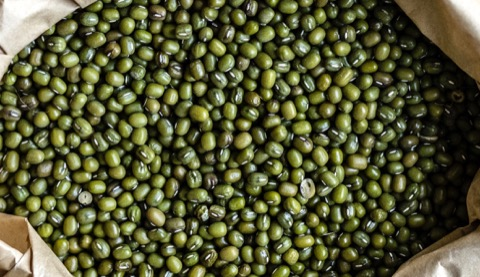
#> input picture task2/images/count1.jpg, 480 x 277 px
$ python -i image_processor.py   (imports and definitions only)   (older library calls are emulated)
#> lines starting #> are read from the running program, lines starting #| are printed output that depends on the picture; after the words box and inside, x2 and y2 are one past the last pixel; in counts of white or black regions, pixels touching at a corner belong together
### task2/light_utils.py
from __future__ import print_function
import numpy as np


def reset_light(image, alpha, beta):
    new_image = np.zeros(image.shape, image.dtype)

    # Do the operation new_image(i,j) = alpha*image(i,j) + beta
    # Instead of these 'for' loops we could have used simply:
    # new_image = cv.convertScaleAbs(image, alpha=alpha, beta=beta)
    # but we wanted to show you how to access the pixels :)

    for y in range(image.shape[0]):
        for x in range(image.shape[1]):
            for c in range(image.shape[2]):
                new_image[y, x, c] = np.clip(alpha * image[y, x, c] + beta, 0, 255)

    return new_image

### task2/image_processor.py
import cv2
import numpy as np
import imutils
from task2.light_utils import reset_light
from skimage.feature import peak_local_max
from skimage.morphology import watershed
from scipy import ndimage


# [41 lines left out: functions check_rectangle, tilted_threshold, cv2clahe, not called in this run]


def crop_by_mask(img, mask2):
    img = img * mask2[:, :, np.newaxis]
    return img


# [12 lines left out: function get_grab_mask, not called in this run]


def get_mask(img, threshold):
    if isinstance(threshold, list):
        img2 = tilted_threshold(img, threshold)
    else:
        img2 = cv2.threshold(img, threshold, 255, cv2.THRESH_BINARY)[1]

    img = cv2.bitwise_not(img2)
    # after = cv2.fastNlMeansDenoising(img, None, 3, 7, 64)

    kernel = np.array([[0, 1, 0],
                       [1, 1, 1],
                       [0, 1, 0]], np.uint8)
    # image1 = cv2.dilate(img, kernel, iterations=1)
    image2 = cv2.erode(img, kernel, iterations=1)

    after = cv2.bitwise_not(image2)
    # subplot(img2, after)

    kernel = np.ones((3, 3), np.uint8)
    img2 = cv2.dilate(img2, kernel, iterations=1)

    return img2


# [33 lines left out: functions get_mask_2, get_mask_3, get_mask_4, not called in this run]


def find_contours(img, thresh):
    # find contours in the thresholded image
    cnts = cv2.findContours(thresh.copy(), cv2.RETR_EXTERNAL, cv2.CHAIN_APPROX_SIMPLE)
    cnts = imutils.grab_contours(cnts)
    print("[INFO] {} unique contours found".format(len(cnts)))

    image = img.copy()

    # loop over the contours
    for (i, c) in enumerate(cnts):
        # draw the contour
        ((x, y), _) = cv2.minEnclosingCircle(c)
        cv2.putText(image, "#{}".format(i + 1), (int(x) - 10, int(y)),
                    cv2.FONT_HERSHEY_SIMPLEX, 0.6, (0, 0, 255), 1)
        cv2.drawContours(image, [c], -1, (0, 255, 0), 1)

    return len(cnts), image


def analyse_connections(D, thresh):
    localMax = peak_local_max(D, indices=False, min_distance=20,
                              labels=thresh)

    # perform a connected component analysis on the local peaks,
    # using 8-connectivity, then appy the Watershed algorithm
    markers = ndimage.label(localMax, structure=np.ones((3, 3)))[0]
    labels = watershed(-D, markers, mask=thresh)
    res = len(np.unique(labels)) - 1
    print("[INFO] {} unique segments found".format(res))

    label_hue = np.uint8(179 * labels / np.max(labels))
    blank_ch = 255 * np.ones_like(label_hue)
    labeled_img = cv2.merge([label_hue, blank_ch, blank_ch])

    # cvt to BGR for display
    labeled_img = cv2.cvtColor(labeled_img, cv2.COLOR_HSV2BGR)

    # set bg label to black
    labeled_img[label_hue == 0] = 0

    return labels, labeled_img, res


def distance_transform(thresh):
    img2 = ndimage.distance_transform_edt(thresh)
    return img2


# [8 lines left out: function subplot, not called in this run]


def draw_labels(img, mask, labels):
    # loop over the unique labels returned by the Watershed
    # algorithm
    image = img

    for label in np.unique(labels):
        # if the label is zero, we are examining the 'background'
        # so simply ignore it
        if label == 0:
            continue

        # otherwise, allocate memory for the label region and draw
        # it on the mask
        mask = np.zeros(mask.shape, dtype="uint8")
        mask[labels == label] = 255
        # cv2_imshow(mask)#[labels == label] = 255
        # detect contours in the mask and grab the largest one
        cnts = cv2.findContours(mask.copy(), cv2.RETR_EXTERNAL,
                                cv2.CHAIN_APPROX_SIMPLE)
        cnts = imutils.grab_contours(cnts)
        c = max(cnts, key=cv2.contourArea)

        # draw a circle enclosing the object
        ((x, y), r) = cv2.minEnclosingCircle(c)
        cv2.circle(image, (int(x), int(y)), int(r), (0, 255, 0), 2)
        cv2.putText(image, "#{}".format(label), (int(x) - 10, int(y)),
                    cv2.FONT_HERSHEY_SIMPLEX, 0.6, (0, 0, 255), 2)

    return image


def preprocess(img, contrast, brightness):
    img = reset_light(img, contrast, brightness)
    img = cv2.cvtColor(img, cv2.COLOR_BGR2GRAY)
    return img


def open_img_1(path):
    img = cv2.imread(path)
    return img


# [15 lines left out: functions open_img_2, extraction_function_1, not called in this run]


def extraction_function_2(img):
    img2 = preprocess(img, 2, 32)
    mask = get_mask(img2, threshold=60)
    cnts, img2 = find_contours(img, mask)
    img2 = distance_transform(mask)
    labels, colorful, cnts = analyse_connections(img2, mask)
    img = draw_labels(img, mask, labels)

    return img, cnts


# [149 lines left out: functions extraction_function_3, extraction_function_4, extraction_function_5, extraction_function_6, extraction_function_7, extraction_function_9 and 2 more, not called in this run]


extraction_functions = [extraction_function_1, extraction_function_2, extraction_function_3, extraction_function_4,
                        extraction_function_5, extraction_function_6, extraction_function_7, extraction_function_1,
                        extraction_function_9, extraction_function_10, extraction_function_11]

loading_functions = [open_img_1, open_img_2, open_img_1, open_img_1, open_img_1, open_img_1,
                     open_img_1, open_img_1, open_img_1, open_img_1, open_img_1]

>>> import cv2
>>> picture = cv2.imread('images/count1.jpg')
#> picture is the input picture: shape (277, 480, 3); mean B, G, R 52, 85.5, 84.4
>>> result = extraction_function_2(picture)
#> after the loop in reset_light, `for y in range(image.shape[0]):`:
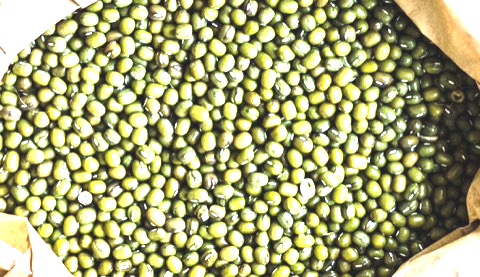
#> new_image: shape (277, 480, 3); mean B, G, R 119.7, 168.2, 168.2
#> in get_mask, `img2 = cv2.threshold(img, threshold, 255, cv2.THRESH_BINARY)[1]`: img2: shape (277, 480); 83.8% white; 551 black regions (343 under 20 px), largest, box (x1, y1, x2, y2) and area: (347, 0, 480, 277) 8239, (248, 100, 274, 150) 275, (330, 223, 347, 277) 222
#> in get_mask, `image2 = cv2.erode(img, kernel, iterations=1)`: image2: shape (277, 480); 7% white; 490 white regions (429 under 20 px), largest, box (x1, y1, x2, y2) and area: (366, 0, 480, 247) 5120, (364, 244, 388, 277) 153, (253, 111, 268, 127) 68
#> in get_mask, `img2 = cv2.dilate(img2, kernel, iterations=1)`:
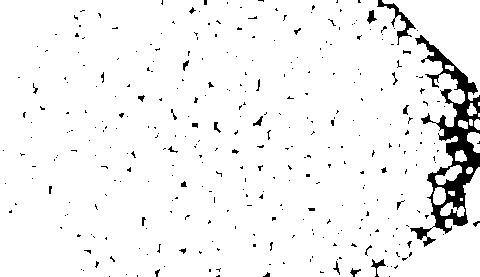
#> img2: shape (277, 480); 95.1% white; 337 black regions (307 under 20 px)
#> in find_contours, `cnts = cv2.findContours(thresh.copy(), cv2.RETR_EXTERNAL, cv2.CHAIN_AP..`: cnts = 16 contours, 4 with area under 20; largest, box (x1, y1, x2, y2) and area: (0, 0, 480, 277) 126130, (435, 165, 462, 185) 236, (440, 202, 465, 217) 172, (433, 187, 446, 205) 172, (467, 132, 480, 153) 158
#| [INFO] 16 unique contours found
#> the loop in find_contours, `for (i, c) in enumerate(cnts):` made 16 passes
#> (x, y) on passes 1, 3, 4, 5, 6, 7, 8, 9, 10, 11, 13, 15: (452, 211.5), (451, 193), (438, 195.5), (469, 170), (448.5, 174.5), (460.5, 156.1), (473.9, 142.3), (462.5, 124.5), (477.5, 124), (470.5, 122), (471.1, 109.1), (449, 67.5)
#> (c, x, y) on passes 2, 12, 14: ([[460, 198], [460, 200], [462, 200], [462, 198]], 461, 199), ([[478, 113], [478, 116], [479, 116], [479, 113]], 478.5, 114.5), ([[478, 102], [478, 105], [479, 105], [479, 102]], 478.5, 103.5)
#> after the loop in find_contours, `for (i, c) in enumerate(cnts):`:
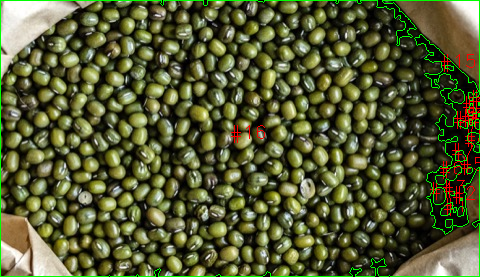
#> image: shape (277, 480, 3); 2.91% of pixels changed, all inside (x1, y1, x2, y2) = (0, 0, 480, 277)
#> in extraction_function_2, `cnts, img2 = find_contours(img, mask)`: cnts = 16
#> in analyse_connections, `localMax = peak_local_max(D, indices=False, min_distance=20, labels=th..`: localMax: shape (277, 480) bool; 0.04% white in thin lines or dots, all inside (x1, y1, x2, y2) = (20, 20, 460, 257)
#> in analyse_connections, `markers = ndimage.label(localMax, structure=np.ones((3, 3)))[0]`: markers: shape (277, 480) int32; 50 distinct labels, from 0 to 49
#> in analyse_connections, `labels = watershed(-D, markers, mask=thresh)`:
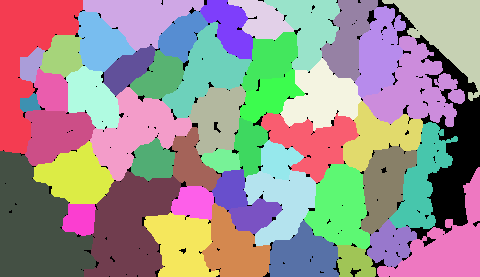
#> labels: shape (277, 480) int32; 50 distinct labels, from 0 to 49; one colour per label, 0 black
#> in analyse_connections, `res = len(np.unique(labels)) - 1`: res = 49
#| [INFO] 49 unique segments found
#> in analyse_connections, `labeled_img[label_hue == 0] = 0`:
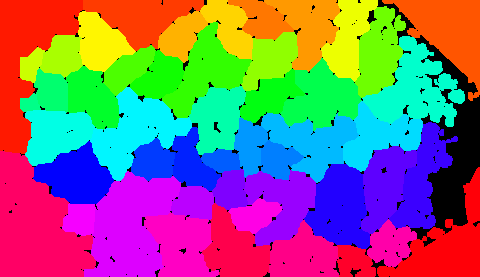
#> labeled_img: shape (277, 480, 3); mean B, G, R 119.8, 106.2, 129.9
#> the loop in draw_labels, `for label in np.unique(labels): # if the label is zero, we are examini..` made 50 passes
#> (x, y, r) on passes 2 to 13: (41, 75, 85.48), (143, 4.5, 60.17), (430.5, 47.5, 67.89), (260.5, 15.5, 36.01), (300, 26.82, 44.89), (182.4, 33.91, 28.13), (229, 29.5, 36.8), (103.2, 37.55, 34.52), (357.5, 38.5, 43.16), (33, 64.5, 18.2), (60.5, 53, 25.4), (269.5, 61, 37.96)
#> after the loop in draw_labels, `for label in np.unique(labels):`:
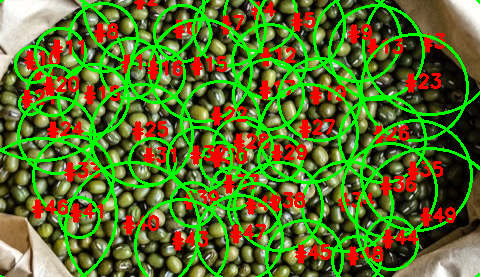
#> image: shape (277, 480, 3); mean B, G, R 39, 112.2, 87.3
#> after the loop in draw_labels, `for label in np.unique(labels):`:
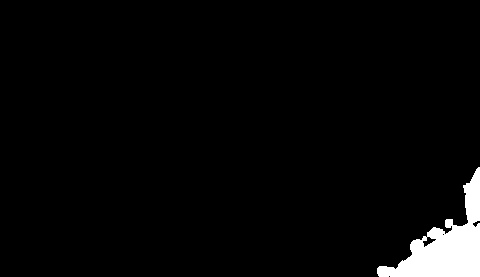
#> mask: shape (277, 480); 3.3% white; 1 white region, box (x1, y1, x2, y2) and area: (377, 167, 480, 277) 4369

$ run again, on task2/images/count11.jpg
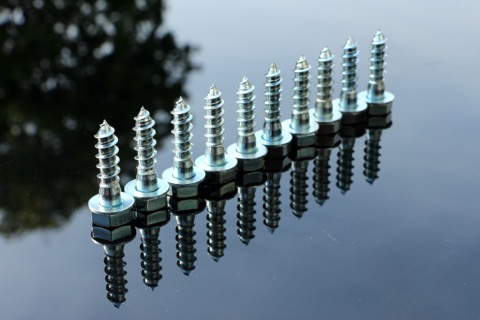
#> input picture task2/images/count11.jpg, 480 x 320 px
#> picture is the input picture: shape (320, 480, 3); mean B, G, R 123.9, 112.3, 96.2
#> image2: shape (320, 480); 9.5% white; 73 white regions (52 under 20 px), largest, box (x1, y1, x2, y2) and area: (0, 0, 179, 188) 12301, (194, 174, 236, 200) 411, (258, 149, 284, 173) 322
#> in find_contours, `cnts = cv2.findContours(thresh.copy(), cv2.RETR_EXTERNAL, cv2.CHAIN_AP..`: cnts = 9 contours, 4 with area under 20; largest, box (x1, y1, x2, y2) and area: (0, 0, 480, 320) 136824, (0, 0, 48, 56) 1804, (12, 57, 76, 94) 1184, (61, 114, 82, 133) 284, (0, 87, 6, 99) 48
#| [INFO] 9 unique contours found
#> the loop in find_contours, `for (i, c) in enumerate(cnts):` made 9 passes
#> (x, y) on passes 1, 2, 4, 5, 6, 7, 8, 9: (71.5, 173.5), (28.5, 162.5), (70.84, 122.2), (1.5, 92.5), (118, 68.5), (43.68, 81.89), (239.5, 159.5), (23, 25.97)
#> in extraction_function_2, `cnts, img2 = find_contours(img, mask)`: cnts = 9
#> localMax: shape (320, 480) bool; 0.01% white in thin lines or dots, all inside (x1, y1, x2, y2) = (20, 20, 460, 300)
#> markers: shape (320, 480) int32; 17 distinct labels, from 0 to 16
#> labels: shape (320, 480) int32; 17 distinct labels, from 0 to 16
#> res = 16
#| [INFO] 16 unique segments found
#> in analyse_connections, `labeled_img[label_hue == 0] = 0`:
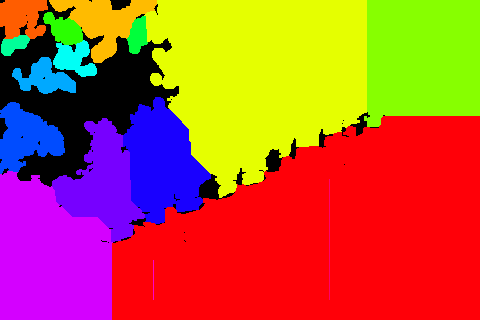
#> labeled_img: shape (320, 480, 3); mean B, G, R 55.7, 85.8, 185.9
#> the loop in draw_labels, `for label in np.unique(labels): # if the label is zero, we are examini..` made 17 passes
#> (x, y, r) on passes 2 to 9: (24.07, 17.98, 28.35), (102.5, 8.5, 54.17), (259.5, 73.86, 129.6), (423, 63, 84.29), (63, 27, 23.02), (138.5, 34.5, 19.61), (15, 45, 15.65), (76, 58, 25)
#> after the loop in draw_labels, `for label in np.unique(labels):`:
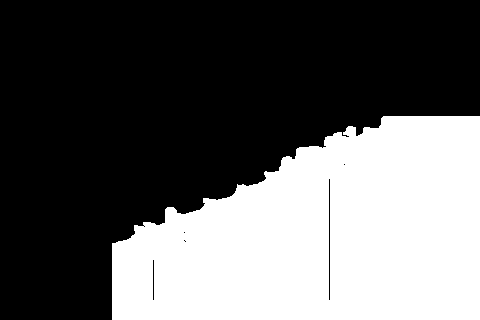
#> mask: shape (320, 480); 37.3% white; 1 white region, box (x1, y1, x2, y2) and area: (112, 116, 480, 320) 57348
